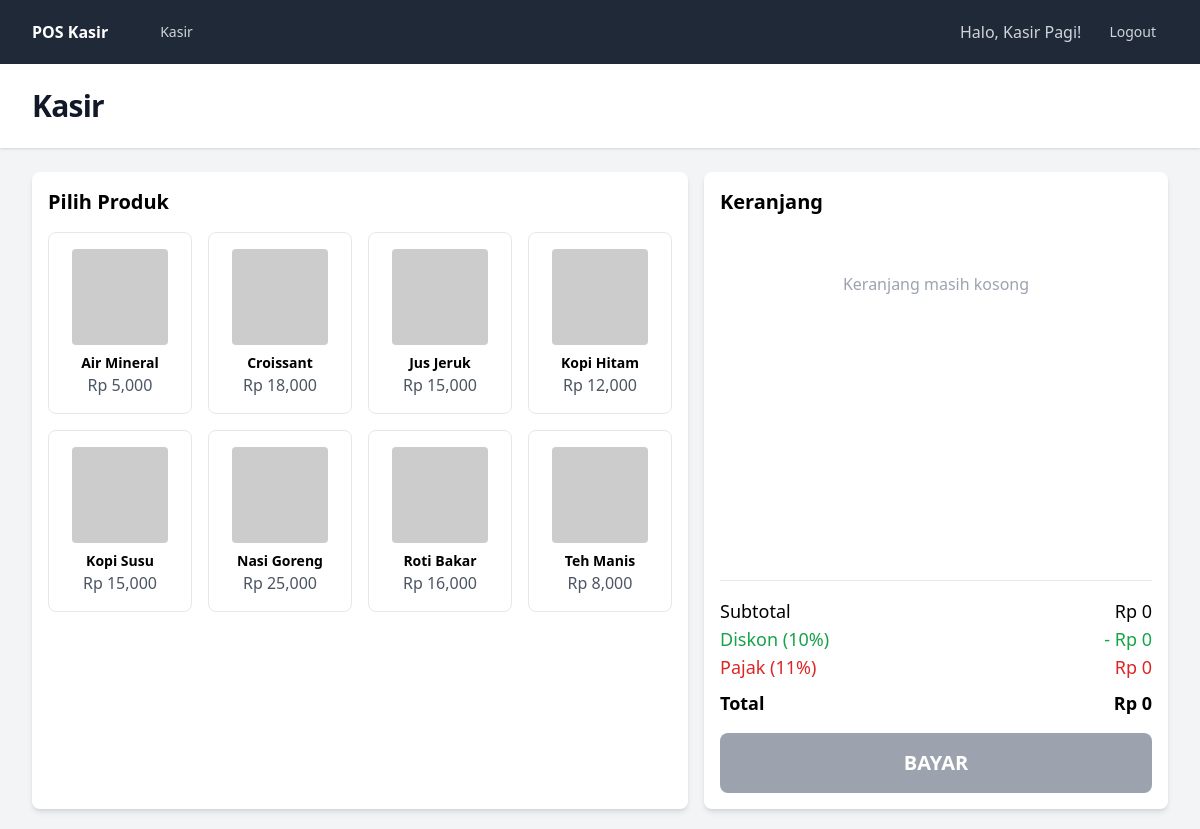
Page / (signed in) on the committed database.
### tables this page shows
CREATE TABLE products (
    id INTEGER PRIMARY KEY AUTOINCREMENT,
    name TEXT NOT NULL,
    price REAL NOT NULL,
    cost REAL NOT NULL,
    image TEXT
);

### src/views/pos/index.php (the view, shortened to what this page needs)
<div class="grid grid-cols-12 gap-4">
    <div class="col-span-12 lg:col-span-7 bg-white p-4 rounded-lg shadow-md">
        <h2 class="text-xl font-bold mb-4">Pilih Produk</h2>
        <div id="product-list" class="grid grid-cols-2 md:grid-cols-3 lg:grid-cols-4 gap-4 max-h-[70vh] overflow-y-auto">
            <?php foreach ($products as $product): ?>
            <div class="product-card border rounded-lg p-4 flex flex-col items-center cursor-pointer hover:bg-gray-100 hover:shadow-lg transition"
                 data-id="<?= $product['id'] ?>"
                 data-name="<?= htmlspecialchars($product['name']) ?>"
                 data-price="<?= $product['price'] ?>">
                <img src="<?= htmlspecialchars($product['image']) ?>" alt="<?= htmlspecialchars($product['name']) ?>" class="w-24 h-24 object-cover mb-2 rounded">
                <h3 class="font-semibold text-center text-sm"><?= htmlspecialchars($product['name']) ?></h3>
                <p class="text-gray-600">Rp <?= number_format($product['price']) ?></p>
            </div>
            <?php endforeach; ?>
        </div>
    </div>
    <div class="col-span-12 lg:col-span-5 bg-white p-4 rounded-lg shadow-md flex flex-col">
        <h2 class="text-xl font-bold mb-4">Keranjang</h2>
        <div id="cart-items" class="flex-grow min-h-[40vh] overflow-y-auto">
        </div>
        <div class="border-t mt-4 pt-4">
            <div class="flex justify-between text-lg">
                <span>Subtotal</span>
                <span id="subtotal">Rp 0</span>
            </div>
            <div class="flex justify-between text-lg text-green-600">
                <span>Diskon (<span id="discount-rate-text">0</span>%)</span>
                <span id="discount">Rp 0</span>
            </div>
            <div class="flex justify-between text-lg text-red-600">
                <span>Pajak (<span id="tax-rate-text">0</span>%)</span>
                <span id="tax">Rp 0</span>
            </div>
            <div class="flex justify-between text-lg font-bold mt-2">
                <span>Total</span>
                <span id="total">Rp 0</span>
            </div>
            <button id="btn-pay" class="w-full bg-blue-600 text-white p-4 rounded-lg mt-4 font-bold text-xl hover:bg-blue-700 disabled:bg-gray-400" disabled>
                BAYAR
            </button>
        </div>
    </div>
</div>

### rows in the picture
products: name "Air Mineral", price "5,000"
products: name "Croissant", price "18,000"
products: name "Jus Jeruk", price "15,000"
products: name "Kopi Hitam", price "12,000"
products: name "Kopi Susu", price "15,000"
products: name "Nasi Goreng", price "25,000"
products: name "Roti Bakar", price "16,000"
products: name "Teh Manis", price "8,000"

### other values in the picture
$_SESSION['user_name'] "Kasir Pagi"
$title "Kasir"
